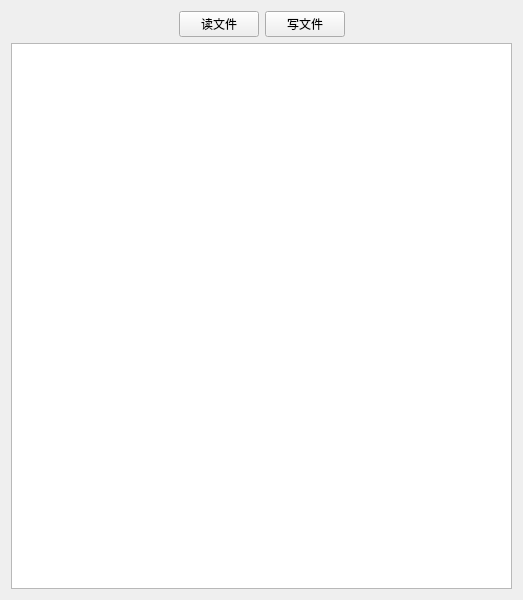
<?xml version="1.0" encoding="UTF-8"?>
<ui version="4.0">
 <class>Widget</class>
 <widget class="QWidget" name="Widget">
  <property name="geometry">
   <rect>
    <x>0</x>
    <y>0</y>
    <width>523</width>
    <height>600</height>
   </rect>
  </property>
  <property name="windowTitle">
   <string>Widget</string>
  </property>
  <layout class="QGridLayout" name="gridLayout">
   <item row="0" column="0">
    <spacer name="horizontalSpacer">
     <property name="orientation">
      <enum>Qt::Horizontal</enum>
     </property>
     <property name="sizeHint" stdset="0">
      <size>
       <width>166</width>
       <height>20</height>
      </size>
     </property>
    </spacer>
   </item>
   <item row="0" column="1">
    <widget class="QPushButton" name="readButton">
     <property name="text">
      <string>读文件</string>
     </property>
    </widget>
   </item>
   <item row="0" column="2">
    <widget class="QPushButton" name="writeButton">
     <property name="text">
      <string>写文件</string>
     </property>
    </widget>
   </item>
   <item row="0" column="3">
    <spacer name="horizontalSpacer_2">
     <property name="orientation">
      <enum>Qt::Horizontal</enum>
     </property>
     <property name="sizeHint" stdset="0">
      <size>
       <width>165</width>
       <height>20</height>
      </size>
     </property>
    </spacer>
   </item>
   <item row="1" column="0" colspan="4">
    <widget class="QTextEdit" name="textEdit"/>
   </item>
  </layout>
 </widget>
 <resources/>
 <connections/>
</ui>
